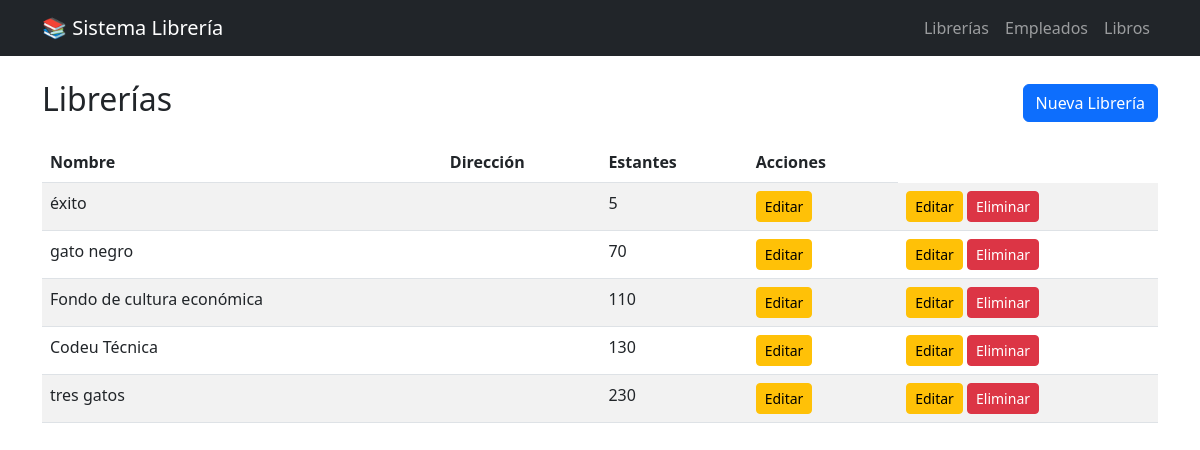
The page / on the database its author committed.
### gestionLib/models.py (models this page shows, shortened)
class Libreria(models.Model):
    nombre_libreria = models.CharField(max_length=100, unique=True, verbose_name="Nombre de la libreria")
    direccion_lib = models.CharField(max_length=200, verbose_name="Dirección")
    numero_estantes = models.IntegerField(verbose_name="numero de estantes")

### gestionLib/views.py (the view)
# urls.py: path('', views.listar_librerias, name='listar_librerias'),
def listar_librerias(request):
    librerias = Libreria.objects.all()
    return render(request, 'gestionLib/listarLib.html', {'librerias': librerias})

### gestionLib/templates/gestionLib/listarLib.html
{% extends 'gestionLib/base.html' %}
{% block contenido %}
    <div class="d-flex justify-content-between align-items-center mb-3">
        <h2>Librerías</h2>
        <a href="{% url 'crear_libreria' %}" class="btn btn-primary">Nueva Librería</a>
    </div>
    <table class="table table-striped">
        <thead>
            <tr>
                <th>Nombre</th>
                <th>Dirección</th>
                <th>Estantes</th>
                <th>Acciones</th>
            </tr>
        </thead>
        <tbody>
            {% for l in librerias %}
            <tr>
                <td>{{ l.nombre_libreria }}</td>
                <td>{{ l.direccion_fisica }}</td>
                <td>{{ l.numero_estantes }}</td>
                <td>
                    <a href="{% url 'editar_libreria' l.id %}" class="btn btn-sm btn-warning">Editar</a>
                </td>
                <td>
                     <a href="{% url 'editar_libreria' l.id %}" class="btn btn-sm btn-warning">Editar</a>
                    <a href="{% url 'eliminar_libreria' l.id %}" class="btn btn-sm btn-danger">Eliminar</a>
                </td>
            </tr>
            {% empty %}
            <tr><td colspan="4">No hay librerías.</td></tr>
            {% endfor %}
        </tbody>
    </table>
{% endblock %}

### rows shown on the page
Libreria: nombre_libreria "éxito", numero_estantes "5"
Libreria: nombre_libreria "gato negro", numero_estantes "70"
Libreria: nombre_libreria "Fondo de cultura económica", numero_estantes "110"
Libreria: nombre_libreria "Codeu Técnica", numero_estantes "130"
Libreria: nombre_libreria "tres gatos", numero_estantes "230"
